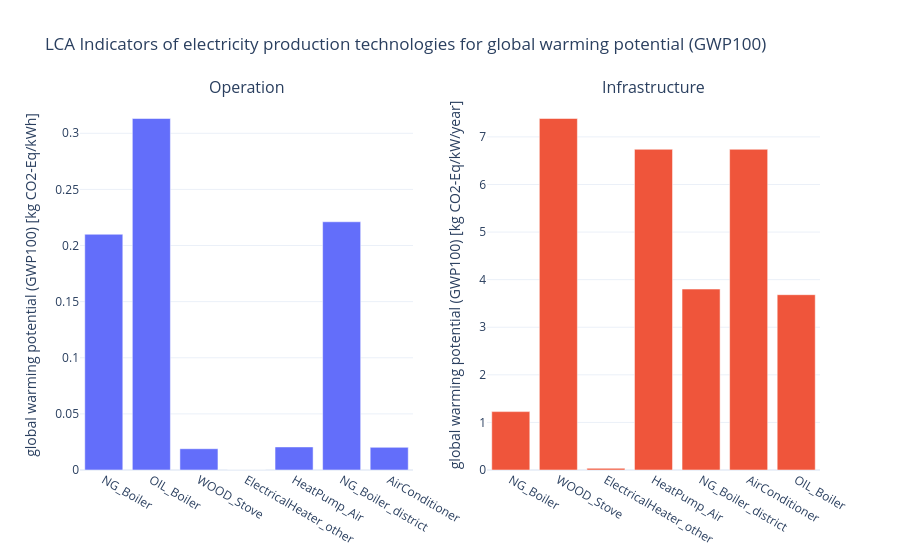

Notebook code for this chart:
### Code cell
plot.plot_indicators_of_technologies_for_one_impact_category(
    technologies_list=visualise_technologies,
    impact_category=(
        'EF v3.1',
        'climate change',
        'global warming potential (GWP100)',
    ),
    metadata={
        'operation_unit': 'kWh',
        'construction_unit': 'kW',
        'technologies_type': 'electricity production',
    },
)

### Figure 1 — Plotly figure (JSON) as saved in the notebook; plotly's stock layout.template omitted (floating-point values rounded to 4 significant figures)
{"data": [{"hovertemplate": "<br><b>Technology</b>: %{x}</br><b>Value</b>: %{y:.2e} kg CO2-Eq/kWh</br>", "name": "Operation", "type": "bar", "x": ["NG_Boiler", "OIL_Boiler", "WOOD_Stove", "ElectricalHeater_other", "HeatPump_Air", "NG_Boiler_district", "AirConditioner"], "xaxis": "x", "y": [0.21, 0.3132, 0.01895, 0.0, 0.02055, 0.2212, 0.02018], "yaxis": "y"}, {"hovertemplate": "<br><b>Technology</b>: %{x}</br><b>Value</b>: %{y:.2e} kg CO2-Eq/kW/year</br>", "name": "Infrastructure", "type": "bar", "x": ["NG_Boiler", "WOOD_Stove", "ElectricalHeater_other", "HeatPump_Air", "NG_Boiler_district", "AirConditioner", "OIL_Boiler"], "xaxis": "x2", "y": [1.227, 7.387, 0.03558, 6.739, 3.802, 6.739, 3.684], "yaxis": "y2"}], "layout": {"annotations": [{"font": {"size": 16}, "showarrow": false, "text": "Operation", "x": 0.225, "xanchor": "center", "xref": "paper", "y": 1, "yanchor": "bottom", "yref": "paper"}, {"font": {"size": 16}, "showarrow": false, "text": "Infrastructure", "x": 0.775, "xanchor": "center", "xref": "paper", "y": 1, "yanchor": "bottom", "yref": "paper"}], "showlegend": false, "title": {"text": "LCA Indicators of electricity production technologies for global warming potential (GWP100)"}, "xaxis": {"anchor": "y", "domain": [0, 0.45]}, "xaxis2": {"anchor": "y2", "domain": [0.55, 1]}, "yaxis": {"anchor": "x", "domain": [0, 1], "title": {"text": "global warming potential (GWP100) [kg CO2-Eq/kWh]"}}, "yaxis2": {"anchor": "x2", "domain": [0, 1], "title": {"text": "global warming potential (GWP100) [kg CO2-Eq/kW/year]"}}}}
